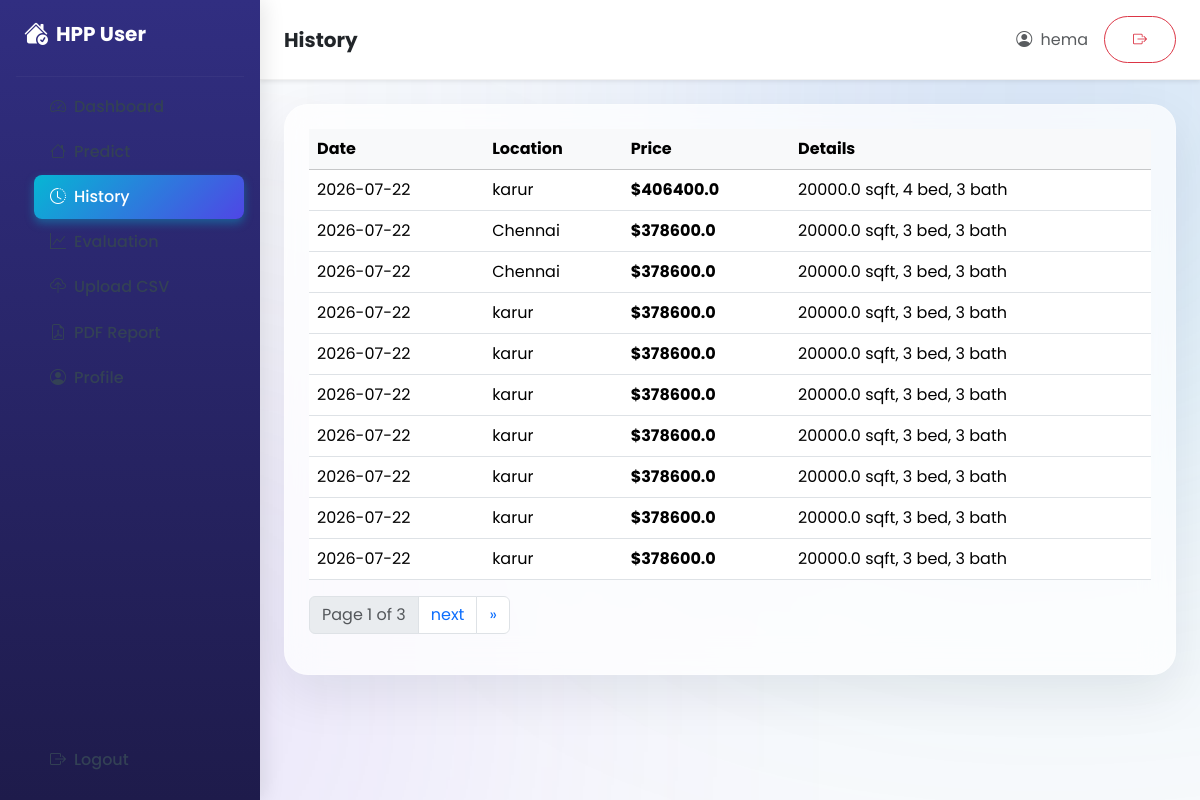
Page /history/ (signed in) on the committed database.
### predictor/models.py (models this page shows, shortened)
class Prediction(models.Model):
    user = models.ForeignKey(User, on_delete=models.CASCADE)
    sqft = models.FloatField()
    bedrooms = models.IntegerField()
    bathrooms = models.IntegerField()
    age_of_house = models.IntegerField()
    location = models.CharField(max_length=100)
    predicted_price = models.FloatField()
    created_at = models.DateTimeField(auto_now_add=True)

### predictor/views.py (the view)
# urls.py: path('history/', views.history, name='history'),
@login_required
def history(request):
    preds = Prediction.objects.filter(user=request.user).order_by('-created_at')
    paginator = Paginator(preds, 10)
    page_number = request.GET.get('page')
    preds_page = paginator.get_page(page_number)
    return render(request, 'predictor/history.html', {'predictions': preds_page, 'active': 'history'})

### predictor/templates/predictor/history.html (shortened to what this page needs)
{% extends 'predictor/user_base.html' %}
{% block page_title %}History{% endblock %}
{% block content %}
<div class="glass-card p-4">
    <div class="table-responsive">
        <table class="table table-hover">
            <thead class="table-light">
                <tr>
                    <th>Date</th>
                    <th>Location</th>
                    <th>Price</th>
                    <th>Details</th>
                </tr>
            </thead>
            <tbody>
                {% for p in predictions %}
                <tr>
                    <td>{{ p.created_at|date:"Y-m-d" }}</td>
                    <td>{{ p.location }}</td>
                    <td><strong>${{ p.predicted_price }}</strong></td>
                    <td>{{ p.sqft }} sqft, {{ p.bedrooms }} bed, {{ p.bathrooms }} bath</td>
                </tr>
                {% empty %}
                <tr><td colspan="4" class="text-center">No predictions yet.</td></tr>
                {% endfor %}
            </tbody>
        </table>
    </div>
    {% include 'predictor/pagination.html' with items=predictions %}
</div>
{% endblock %}

### predictor/templates/predictor/user_base.html (shortened to what this page needs)
<!DOCTYPE html>
<html lang="en">
<head>
    <link href="https://cdn.jsdelivr.net/npm/bootstrap@5.3.3/dist/css/bootstrap.min.css" rel="stylesheet">
    <link rel="stylesheet" href="https://cdn.jsdelivr.net/npm/bootstrap-icons@1.11.3/font/bootstrap-icons.css">
    <link href="https://unpkg.com/aos@2.3.1/dist/aos.css" rel="stylesheet">
    {% load static %}
    <link rel="stylesheet" href="{% static 'css/style.css' %}">
</head>
<body>
<div class="app-layout d-flex">
    <aside class="user-sidebar d-flex flex-column">
        <div class="sidebar-brand px-4 py-3">
            <a href="{% url 'user_dashboard' %}" class="text-white text-decoration-none d-flex align-items-center">
                <i class="bi bi-house-check-fill fs-4 me-2"></i>
                <span class="fw-bold fs-5">HPP User</span>
            </a>
        </div>
        <hr class="text-white-50 mx-3 my-2">
        <nav class="nav flex-column flex-grow-1 px-3">
            <a class="nav-link text-white-50 {% if active == 'dashboard' %}active{% endif %}" href="{% url 'user_dashboard' %}">
                <i class="bi bi-speedometer2 me-2"></i> Dashboard
            </a>
            <a class="nav-link text-white-50 {% if active == 'predict' %}active{% endif %}" href="{% url 'predict' %}">
                <i class="bi bi-house me-2"></i> Predict
            </a>
            <a class="nav-link text-white-50 {% if active == 'history' %}active{% endif %}" href="{% url 'history' %}">
                <i class="bi bi-clock-history me-2"></i> History
            </a>
            <a class="nav-link text-white-50 {% if active == 'evaluation' %}active{% endif %}" href="{% url 'evaluation' %}">
                <i class="bi bi-graph-up me-2"></i> Evaluation
            </a>
            <a class="nav-link text-white-50 {% if active == 'upload' %}active{% endif %}" href="{% url 'upload' %}">
                <i class="bi bi-cloud-upload me-2"></i> Upload CSV
            </a>
            <a class="nav-link text-white-50" href="{% url 'download_report' %}">
                <i class="bi bi-file-earmark-pdf me-2"></i> PDF Report
            </a>
            <a class="nav-link text-white-50" href="{% url 'profile' %}">
                <i class="bi bi-person-circle me-2"></i> Profile
            </a>
        </nav>
        <div class="mt-auto px-3 pb-3">
            <a class="nav-link text-danger" href="{% url 'logout' %}">
                <i class="bi bi-box-arrow-right me-2"></i> Logout
            </a>
        </div>
    </aside>
    <main class="main-content flex-grow-1 d-flex flex-column">
        <header class="top-header bg-white shadow-sm px-4 py-3 d-flex justify-content-between align-items-center">
            <h5 class="mb-0 fw-bold text-dark">{% block page_title %}Dashboard{% endblock %}</h5>
            <div class="d-flex align-items-center">
                <span class="text-muted me-3"><i class="bi bi-person-circle me-1"></i> {{ user.username }}</span>
                <a href="{% url 'logout' %}" class="btn btn-outline-danger btn-sm"><i class="bi bi-box-arrow-right"></i></a>
            </div>
        </header>
        <div class="p-4 flex-grow-1">
            {% block content %}{% endblock %}
        </div>
    </main>
</div>
</body>
</html>

### predictor/templates/predictor/pagination.html (shortened to what this page needs)
{% if items.has_other_pages %}
<nav>
    <ul class="pagination">
        <li class="page-item disabled"><span class="page-link">Page {{ items.number }} of {{ items.paginator.num_pages }}</span></li>
        {% if items.has_next %}
        <li class="page-item"><a class="page-link" href="?page={{ items.next_page_number }}{% if search_query %}&q={{ search_query }}{% endif %}">next</a></li>
        <li class="page-item"><a class="page-link" href="?page={{ items.paginator.num_pages }}{% if search_query %}&q={{ search_query }}{% endif %}">&raquo;</a></li>
        {% endif %}
    </ul>
</nav>
{% endif %}

### predictor/static/css/style.css (style rules this page uses)
:root { --primary:#4F46E5; --secondary:#7C3AED; --accent:#06B6D4; --dark:#0F172A; --light:#F8FAFC; --white:#ffffff; --text:#475569; --border:rgba(255,255,255,.15); }
body { font-family:'Poppins',sans-serif; background:#F8FAFC; color:var(--text); overflow-x:hidden; }
body::before { content:""; position:fixed; width:700px; height:700px; background:linear-gradient(135deg,#4F46E5,#06B6D4); filter:blur(180px); opacity:.18; top:-250px; right:-200px; z-index:-2; }
body::after { content:""; position:fixed; width:600px; height:600px; background:#7C3AED; filter:blur(180px); opacity:.12; bottom:-200px; left:-150px; z-index:-2; }
.nav-link { font-weight:500; margin-left:18px; color:#334155 !important; transition:.3s; }
.btn { border-radius:50px; padding:12px 28px; font-weight:600; transition:.35s; }
.glass-card { background:rgba(255,255,255,.72); backdrop-filter:blur(16px); border-radius:24px; border:1px solid rgba(255,255,255,.25); box-shadow:0 20px 50px rgba(15,23,42,.08); transition:.35s; }
.user-sidebar { width: 260px; background: linear-gradient(180deg, #312E81 0%, #1E1B4B 100%); color: #fff; min-height: 100vh; position: sticky; top: 0; left: 0; box-shadow: 4px 0 20px rgba(0,0,0,0.1); z-index: 10; }
.sidebar-brand a { color: white; text-decoration: none; }
.user-sidebar .nav-link, .admin-sidebar .nav-link { color: rgba(255,255,255,0.6); font-weight: 500; border-radius: 8px; padding: 0.6rem 1rem; margin-bottom: 2px; transition: all 0.2s ease; display: flex; align-items: center; }
.user-sidebar .nav-link.active, .admin-sidebar .nav-link.active { background: linear-gradient(135deg, #06B6D4, #4F46E5); color: #fff !important; box-shadow: 0 4px 10px rgba(6,182,212,0.4); }
.user-sidebar hr, .admin-sidebar hr { border-color: rgba(255,255,255,0.15); }
.app-layout { min-height: 100vh; }
.main-content { flex-grow: 1; min-height: 100vh; }
.top-header { background: #fff; border-bottom: 1px solid rgba(0,0,0,0.05); box-shadow: 0 1px 3px rgba(0,0,0,0.02); }

### rows in the picture
Prediction: created_at "2026-07-22", location "karur", predicted_price "406400.0", sqft "20000.0", bedrooms "4", bathrooms "3"
Prediction: created_at "2026-07-22", location "Chennai", predicted_price "378600.0", sqft "20000.0", bedrooms "3", bathrooms "3"
Prediction: created_at "2026-07-22", location "Chennai", predicted_price "378600.0", sqft "20000.0", bedrooms "3", bathrooms "3"
Prediction: created_at "2026-07-22", location "karur", predicted_price "378600.0", sqft "20000.0", bedrooms "3", bathrooms "3"
Prediction: created_at "2026-07-22", location "karur", predicted_price "378600.0", sqft "20000.0", bedrooms "3", bathrooms "3"
Prediction: created_at "2026-07-22", location "karur", predicted_price "378600.0", sqft "20000.0", bedrooms "3", bathrooms "3"
Prediction: created_at "2026-07-22", location "karur", predicted_price "378600.0", sqft "20000.0", bedrooms "3", bathrooms "3"
Prediction: created_at "2026-07-22", location "karur", predicted_price "378600.0", sqft "20000.0", bedrooms "3", bathrooms "3"
Prediction: created_at "2026-07-22", location "karur", predicted_price "378600.0", sqft "20000.0", bedrooms "3", bathrooms "3"
Prediction: created_at "2026-07-22", location "karur", predicted_price "378600.0", sqft "20000.0", bedrooms "3", bathrooms "3"

### other values in the picture
{{ user.username }} "hema"
{{ items.number }} "1"
{{ items.paginator.num_pages }} "3"
